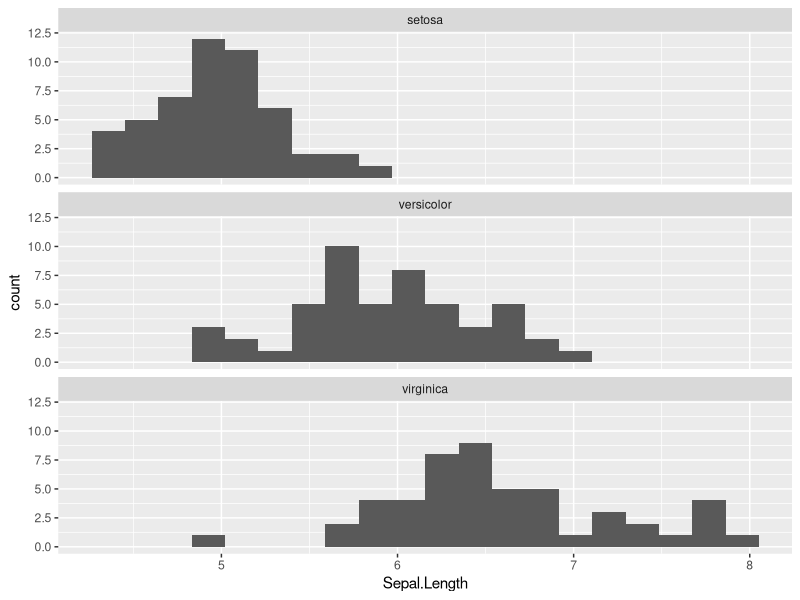
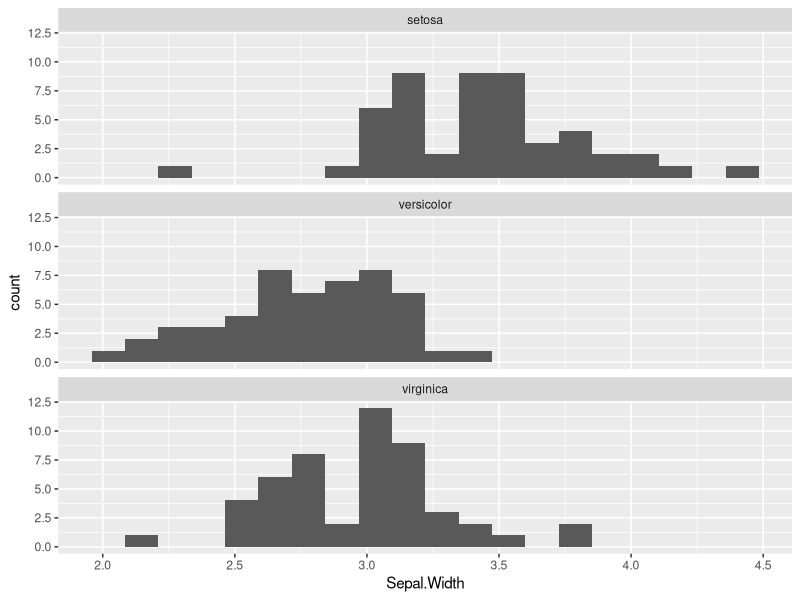
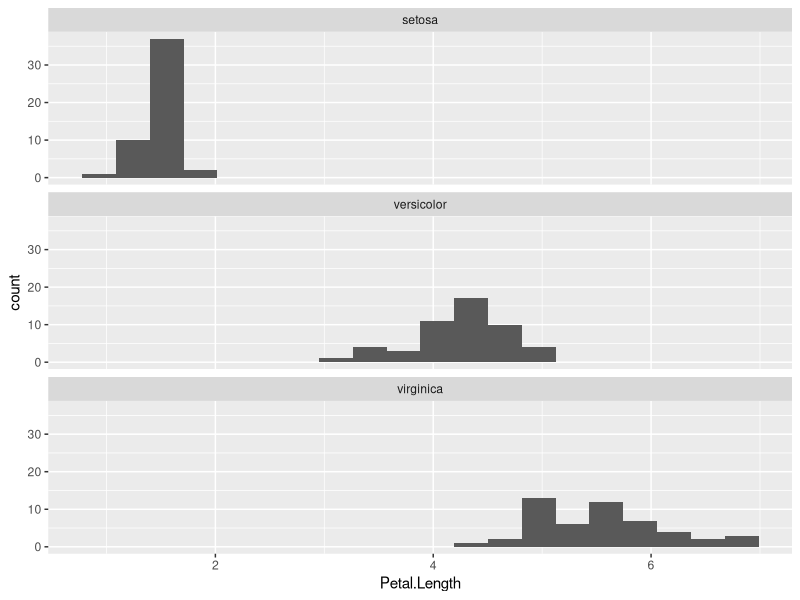
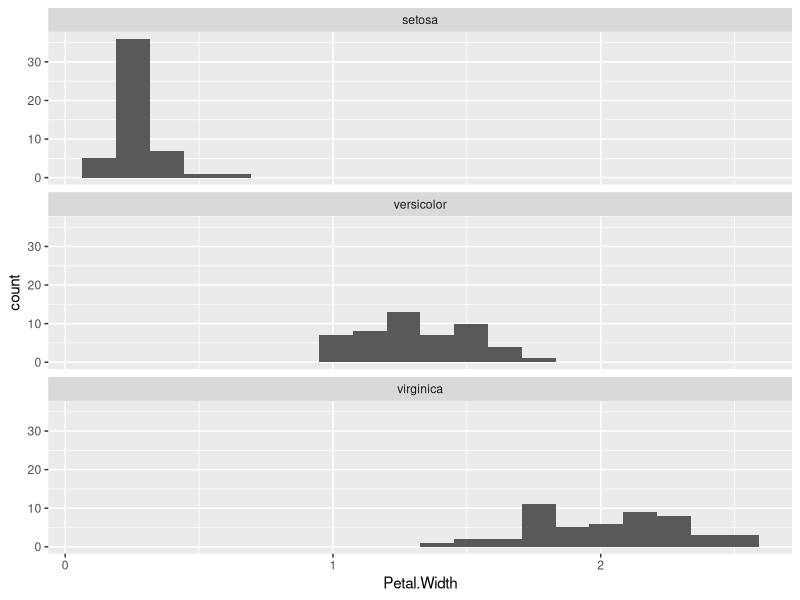
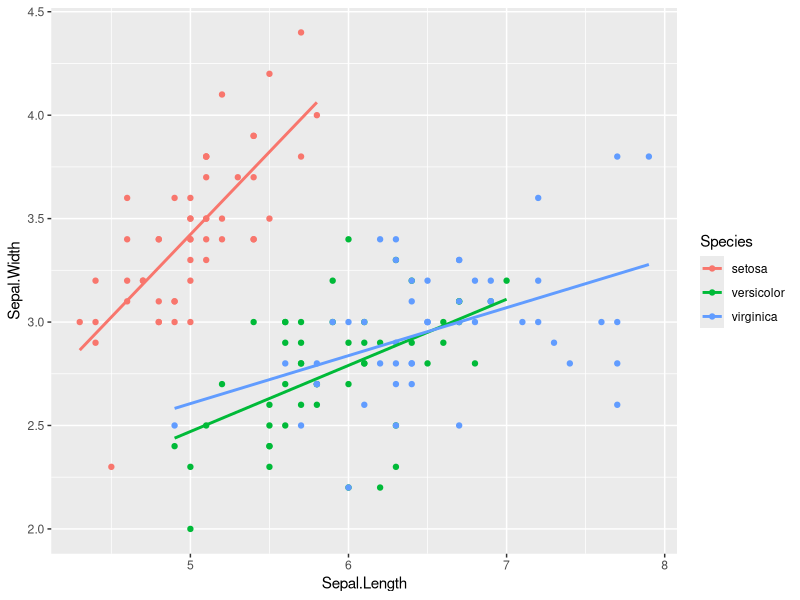
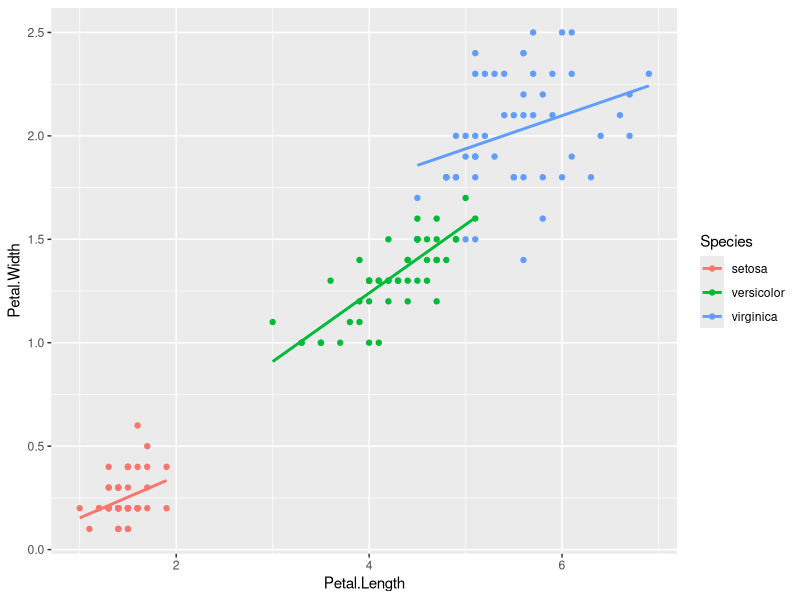
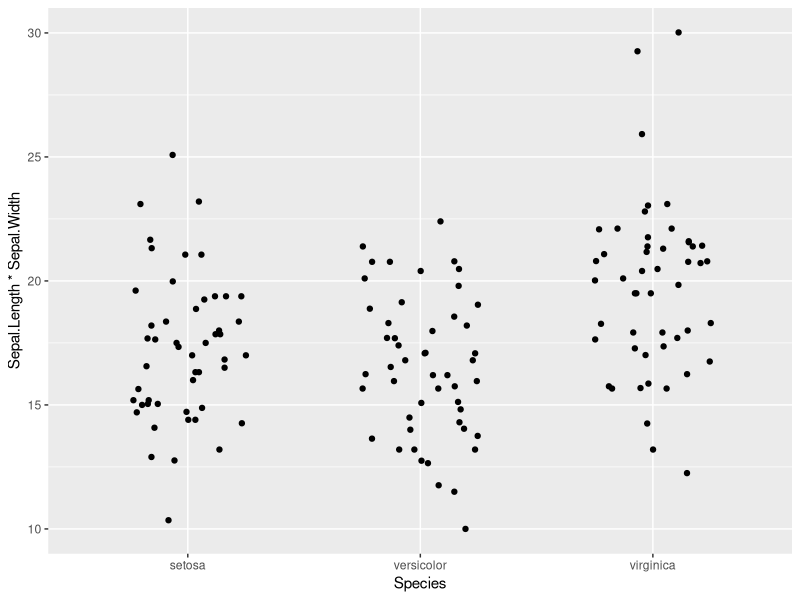
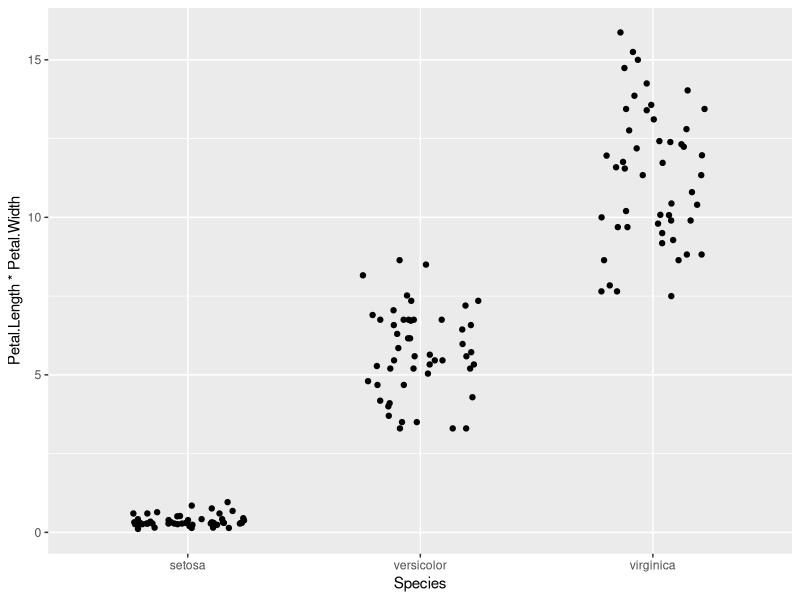

Write the R code that produced these figures, in order.
## ---- chunk 1
library(tidyverse)
library(psych)
library(magrittr)
library(vcd)
library(MASS)
library(caret)
library(readr)
library(readxl)
## ---- chunk 2
iris <- iris
## ---- chunk 3
iris %>%  
    describe     
table(iris$Species)
## ---- chunk 4
ggplot(data = iris, mapping = aes(x = Sepal.Length))+
  geom_histogram(bins = 20)+
  facet_wrap(~Species, nrow =3)
ggplot(data = iris, mapping = aes(x = Sepal.Width))+
  geom_histogram(bins = 20)+
  facet_wrap(~Species, nrow = 3)
ggplot(data = iris, mapping = aes(x = Petal.Length))+
  geom_histogram(bins = 20)+
  facet_wrap(~Species, nrow = 3)
ggplot(data = iris, mapping = aes(x = Petal.Width))+
  geom_histogram(bins = 20)+
  facet_wrap(~Species, nrow = 3)
## ---- chunk 5
describeBy(iris, group = iris$Species)

## ---- chunk 6
ggplot(data = iris, mapping = aes(x = Sepal.Length, y = Sepal.Width, color = Species))+
  geom_point()+
  geom_smooth(method = "lm", se = FALSE)
ggplot(data = iris, mapping = aes(x = Petal.Length, y = Petal.Width, color = Species))+
  geom_point()+
  geom_smooth(method = "lm", se = FALSE)

## ---- chunk 7
ggplot(data = iris, mapping = aes(x = Species, y = Sepal.Length*Sepal.Width))+
  geom_jitter(height = 0, width = 0.25)+
  geom_smooth(se = FALSE)
ggplot(data = iris, mapping = aes(x = Species, y = Petal.Length*Petal.Width))+
  geom_jitter(height = 0, width = 0.25)+
  geom_smooth(se = FALSE)
         
## ---- chunk 8
ldamodel1 <-lda(Species ~ Sepal.Length + Sepal.Width + Petal.Length + Petal.Width, data = iris)
ldamodel1

## ---- chunk 9

ldamodel1predict <- predict(ldamodel1)
confusionMatrix(ldamodel1predict$class, iris$Species)
## ---- chunk 10
ldahist(iris$Sepal.Length, iris$Species, type = "both")
ldahist(iris$Sepal.Width, iris$Species, type = "both")
ldahist(iris$Petal.Length, iris$Species, type = "both")
ldahist(iris$Petal.Width, iris$Species, type = "histogram")
## ---- chunk 11
random113 <- sample(1:150, 113, replace = FALSE)
ldamodel2 <-lda(Species ~ Sepal.Length + Sepal.Width + Petal.Length + Petal.Width, data = iris, subset = random113)
ldamodel2
ldamodel2predict <- predict(ldamodel2)
confusionMatrix(ldamodel2predict$class, iris$Species[random113])

## ---- chunk 12
# Build the training and test data sets
set.seed(2)
iristraindata <- sample_frac(iris, 0.75)
iristestdata  <- dplyr::setdiff(iris, iristraindata)

# Build the lda model on the training data set
ldamodeltrain <- lda(Species ~ Sepal.Length + Sepal.Width + Petal.Length + Petal.Width, data = iristraindata)

# Generate an LDA prediction object of traindata
ldamodeltrainpred <- predict(ldamodeltrain)

# Generate a confusion matrix for training set
confusionMatrix(as.factor(ldamodeltrainpred$class), as.factor(iristraindata$Species), 
                positive = c("1"))

# Generate an LDA prediction object of testdata
ldamodeltestpred <- predict(ldamodeltrain,
                            newdata = iristestdata)

# Generate a confusion matrix for test set
confusionMatrix(as.factor(ldamodeltestpred$class), as.factor(iristestdata$Species), 
                positive = c("1"))

## ---- chunk 13
qdamodel1 <-qda(Species ~ Sepal.Length + Sepal.Width + Petal.Length + Petal.Width, data = iris)
qdamodel1
qdamodel1predict <- predict(qdamodel1)
confusionMatrix(qdamodel1predict$class, iris$Species)
## ---- chunk 14
titanic<- read_excel("../data/titanic3.xls")
## ---- chunk 15
# Build the training and test data sets
set.seed(2)
titanictraindata <- sample_frac(titanic, 0.75)
titanictestdata  <- dplyr::setdiff(titanic, titanictraindata)

## ---- chunk 16
titanictraindata$survived_fact <- as.factor(titanictraindata$survived)


qdatitanicmodel1 <- qda(survived_fact ~ pclass + as.factor(sex) + sibsp + parch, data = titanictraindata)
qdatitanicmodel1

qdatitanicmodel1predict <- predict(qdatitanicmodel1)
confusionMatrix(qdatitanicmodel1predict$class, titanictraindata$survived_fact)

